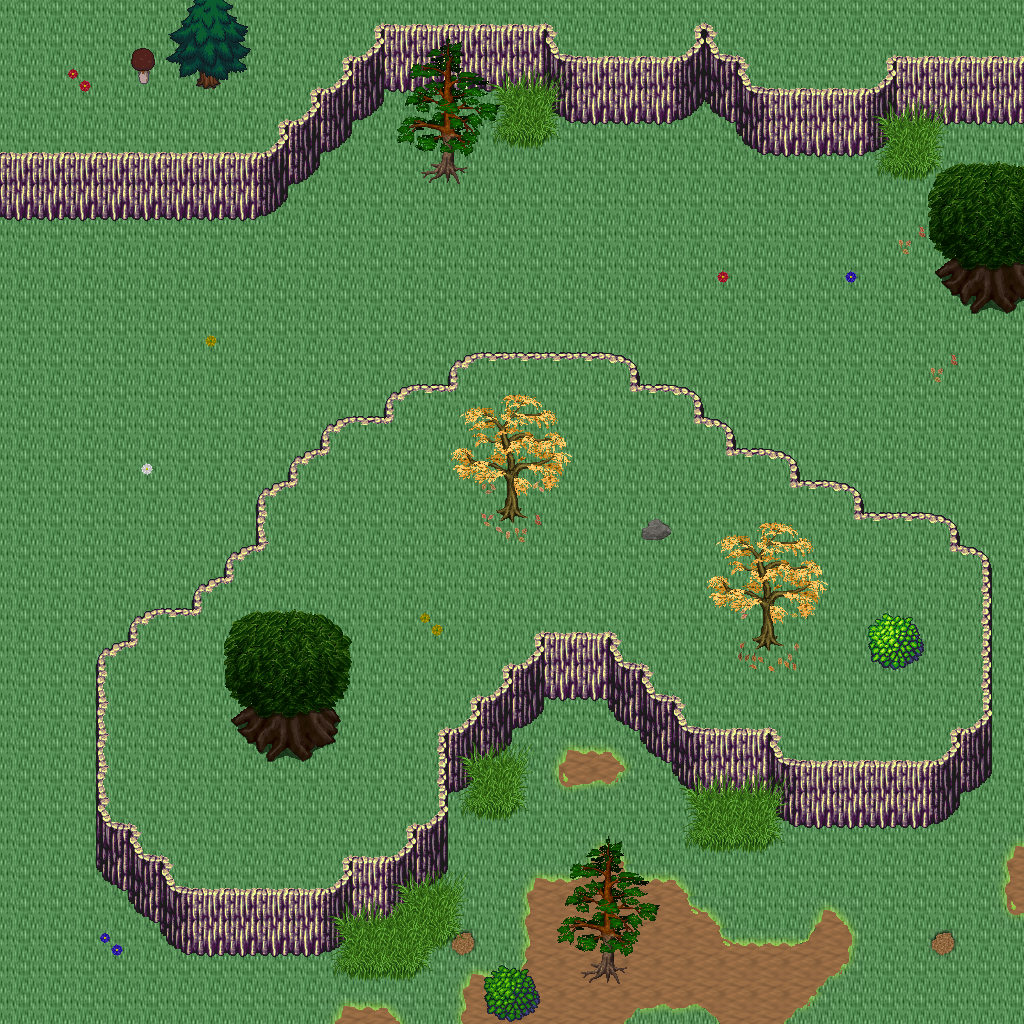

The image is a tile-based game level rendered from a .tmx file. Its description and source (layers, tilesets, objects; grid data summarised) follow:
An orthogonal 32x32 tile map with 32x32 px tiles, 5 tile layers (Ground, Objects, Objects2, Above, ...), 1 hidden layer not drawn, 32 tilesets.

<map version="1.10" tiledversion="1.11.0" orientation="orthogonal" renderorder="right-down" width="32" height="32" tilewidth="32" tileheight="32" infinite="0" nextlayerid="11" nextobjectid="1">
 <tileset firstgid="1" name="logic_collision" tilewidth="32" tileheight="32" tilecount="1" columns="1">
  <image source="../drawable/logic_collision.png" width="32" height="32" />
 </tileset>
 <tileset firstgid="2" name="ground_ridge_earth_pale" tilewidth="32" tileheight="32" tilecount="96" columns="12">
  <image source="../drawable/ground_ridge_earth_pale.png" width="384" height="256" />
 </tileset>
 <tileset firstgid="98" name="ground_ridge_earth_dark" tilewidth="32" tileheight="32" tilecount="96" columns="12">
  <image source="../drawable/ground_ridge_earth_dark.png" width="384" height="256" />
 </tileset>
 <tileset firstgid="194" name="ground_ground" tilewidth="32" tileheight="32" tilecount="33" columns="3">
  <image source="../drawable/ground_ground.png" width="96" height="352" />
 </tileset>
 <tileset firstgid="227" name="terrain_grassland" tilewidth="32" tileheight="32" tilecount="88" columns="8">
  <image source="../drawable/terrain_grassland.png" width="256" height="352" />
 </tileset>
 <tileset firstgid="315" name="ground_grass_edges" tilewidth="32" tileheight="32" tilecount="36" columns="12">
  <image source="../drawable/ground_grass_edges.png" width="384" height="96" />
 </tileset>
 <tileset firstgid="351" name="ground_grass_corners" tilewidth="32" tileheight="32" tilecount="24" columns="6">
  <image source="../drawable/ground_grass_corners.png" width="192" height="128" />
 </tileset>
 <tileset firstgid="375" name="plant_tree_tree_darkgreen" tilewidth="32" tileheight="32" tilecount="88" columns="8">
  <image source="../drawable/plant_tree_tree_darkgreen.png" width="256" height="352" />
 </tileset>
 <tileset firstgid="463" name="plant_tree_fall_trees" tilewidth="32" tileheight="32" tilecount="40" columns="8">
  <image source="../drawable/plant_tree_fall_trees.png" width="256" height="160" />
 </tileset>
 <tileset firstgid="503" name="plant_tree_evergreen" tilewidth="32" tileheight="32" tilecount="36" columns="3">
  <image source="../drawable/plant_tree_evergreen.png" width="96" height="384" />
 </tileset>
 <tileset firstgid="539" name="plant_tree_pine_tree" tilewidth="32" tileheight="32" tilecount="20" columns="4">
  <image source="../drawable/plant_tree_pine_tree.png" width="128" height="160" />
 </tileset>
 <tileset firstgid="559" name="plant_tree_pine_tree_1" tilewidth="32" tileheight="32" tilecount="20" columns="4">
  <image source="../drawable/plant_tree_pine_tree_1.png" width="128" height="160" />
 </tileset>
 <tileset firstgid="579" name="building_decoration_rocks" tilewidth="32" tileheight="32" tilecount="6" columns="3">
  <image source="../drawable/building_decoration_rocks.png" width="96" height="64" />
 </tileset>
 <tileset firstgid="585" name="plant_stump_hollow_logs" tilewidth="32" tileheight="32" tilecount="6" columns="3">
  <image source="../drawable/plant_stump_hollow_logs.png" width="96" height="64" />
 </tileset>
 <tileset firstgid="591" name="plant_stump_small_stump" tilewidth="32" tileheight="32" tilecount="4" columns="2">
  <image source="../drawable/plant_stump_small_stump.png" width="64" height="64" />
 </tileset>
 <tileset firstgid="595" name="plant_flower_daisy_yellow" tilewidth="32" tileheight="32" tilecount="8" columns="2">
  <image source="../drawable/plant_flower_daisy_yellow.png" width="64" height="128" />
 </tileset>
 <tileset firstgid="603" name="plant_flower_daisy_white" tilewidth="32" tileheight="32" tilecount="8" columns="2">
  <image source="../drawable/plant_flower_daisy_white.png" width="64" height="128" />
 </tileset>
 <tileset firstgid="611" name="plant_flower_daisy_red" tilewidth="32" tileheight="32" tilecount="8" columns="2">
  <image source="../drawable/plant_flower_daisy_red.png" width="64" height="128" />
 </tileset>
 <tileset firstgid="619" name="plant_flower_daisy_blue" tilewidth="32" tileheight="32" tilecount="8" columns="2">
  <image source="../drawable/plant_flower_daisy_blue.png" width="64" height="128" />
 </tileset>
 <tileset firstgid="627" name="plant_leaves" tilewidth="32" tileheight="32" tilecount="8" columns="4">
  <image source="../drawable/plant_leaves.png" width="128" height="64" />
 </tileset>
 <tileset firstgid="635" name="plant_brown_mushrooms" tilewidth="32" tileheight="32" tilecount="24" columns="6">
  <image source="../drawable/plant_brown_mushrooms.png" width="192" height="128" />
 </tileset>
 <tileset firstgid="659" name="logic_item_resources" tilewidth="32" tileheight="32" tilecount="6" columns="6">
  <image source="../drawable/logic_item_resources.png" width="192" height="32" />
 </tileset>
 <tileset firstgid="665" name="logic_creature_animal" tilewidth="32" tileheight="32" tilecount="32" columns="8">
  <image source="../drawable/logic_creature_animal.png" width="256" height="128" />
 </tileset>
 <tileset firstgid="697" name="ground_tall_grass" tilewidth="32" tileheight="32" tilecount="15" columns="5">
  <image source="../drawable/ground_tall_grass.png" width="160" height="96" />
 </tileset>
 <tileset firstgid="712" name="logic_creature_reptile" tilewidth="32" tileheight="32" tilecount="7" columns="7">
  <image source="../drawable/logic_creature_reptile.png" width="224" height="32" />
 </tileset>
 <tileset firstgid="719" name="plant_bush_leafy" tilewidth="32" tileheight="32" tilecount="48" columns="8">
  <image source="../drawable/plant_bush_leafy.png" width="256" height="192" />
 </tileset>
 <tileset firstgid="767" name="plant_bushes_and_trees" tilewidth="32" tileheight="32" tilecount="144" columns="16">
  <image source="../drawable/plant_bushes_and_trees.png" width="512" height="289" />
 </tileset>
 <tileset firstgid="911" name="building_thatched_roof_cottage1" tilewidth="32" tileheight="32" tilecount="20" columns="4">
  <image source="../drawable/building_thatched_roof_cottage1.png" width="128" height="160" />
 </tileset>
 <tileset firstgid="931" name="building_thatched_roof_cottage2" tilewidth="32" tileheight="32" tilecount="20" columns="4">
  <image source="../drawable/building_thatched_roof_cottage2.png" width="128" height="160" />
 </tileset>
 <tileset firstgid="951" name="plant_stump_stump_rectangular" tilewidth="32" tileheight="32" tilecount="4" columns="2">
  <image source="../drawable/plant_stump_stump_rectangular.png" width="64" height="64" />
 </tileset>
 <tileset firstgid="955" name="object_well_hoist" tilewidth="32" tileheight="32" tilecount="9" columns="3">
  <image source="../drawable/object_well_hoist.png" width="96" height="96" />
 </tileset>
 <tileset firstgid="964" name="logic_creature_gnome" tilewidth="32" tileheight="32" tilecount="6" columns="6">
  <image source="../drawable/logic_creature_gnome.png" width="192" height="32" />
 </tileset>
 <layer id="1" name="Ground" width="32" height="32">
  <data>[1024 cells, 1024 non-empty, 3 distinct tile ids]</data>
 </layer>
 <layer id="2" name="Objects" width="32" height="32">
  <data>[1024 cells, 315 non-empty, 61 distinct tile ids]</data>
 </layer>
 <layer id="3" name="Objects2" width="32" height="32">
  <data>[1024 cells, 66 non-empty, 21 distinct tile ids]</data>
 </layer>
 <layer id="4" name="Above" width="32" height="32">
  <data>[1024 cells, 117 non-empty, 51 distinct tile ids]</data>
 </layer>
 <layer id="5" name="Above2" width="32" height="32">
  <data>[1024 cells, 0 non-empty, 0 distinct tile ids]</data>
 </layer>
 <layer id="6" name="Walkable" width="32" height="32" visible="0">
  <data>[1024 cells, 461 non-empty, 1 distinct tile ids]</data>
 </layer>
 <objectgroup id="7" name="Mapevents" />
 <objectgroup id="8" name="Spawn" />
 <objectgroup id="9" name="Keys" />
 <objectgroup id="10" name="Replace" />
</map>
